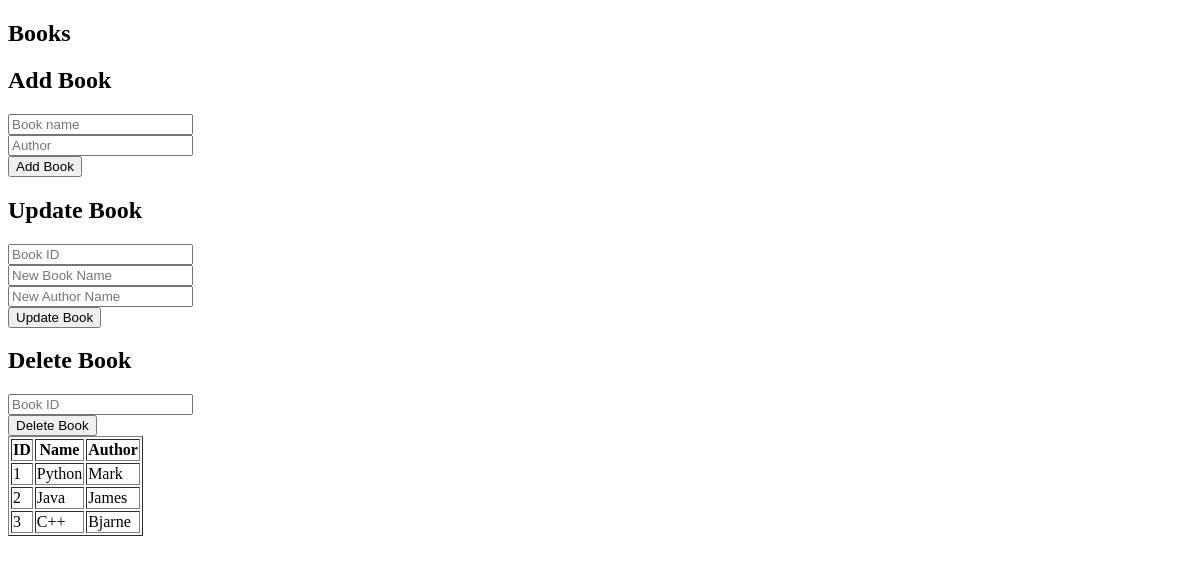
The app's page /, older data.
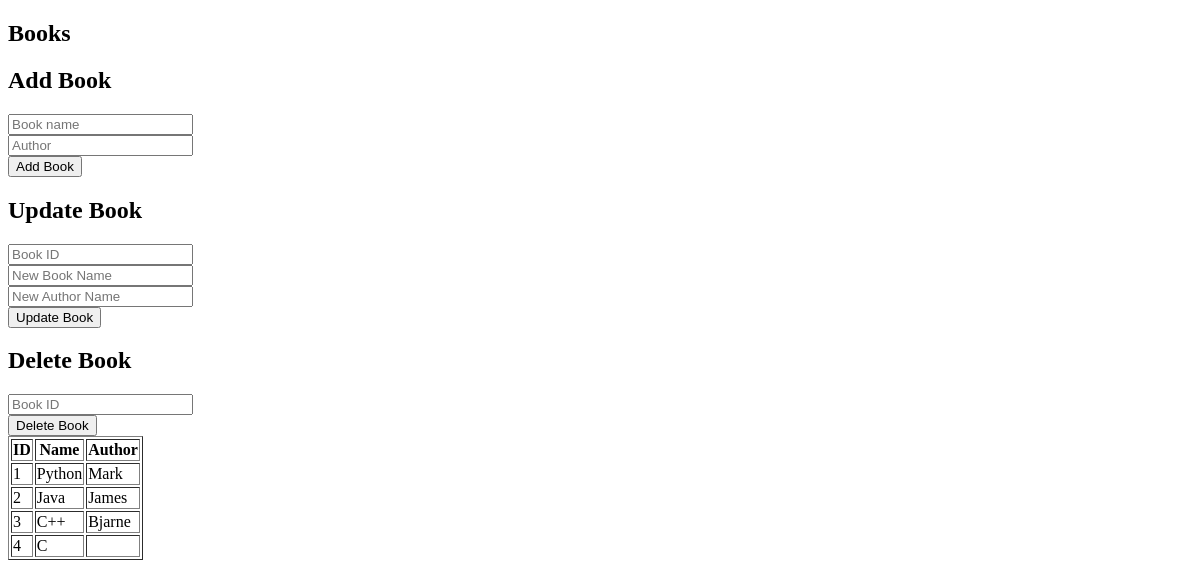
The same page, newer data.
### tables this page shows
CREATE TABLE books (
    id INTEGER PRIMARY KEY AUTOINCREMENT,
    name TEXT,
    author TEXT);

### app.py (the view)
@app.route("/")
def home():
    conn = sqlite3.connect("books.db")
    cursor = conn.cursor()
    cursor.execute("SELECT * FROM books")
    books = cursor.fetchall()
    conn.close()
    return render_template("index.html", books=books)

### templates/index.html (shortened to what this page needs)
<!doctype html>
<html>
  <head>
  </head>
  <body>
    <h2>Books</h2>
    <table border="1">
        <tr>
            <th>ID</th>
            <th>Name</th>
            <th>Author</th>
        </tr>
        {% for book in books %}
        <tr>
            <td>{{ book[0] }}</td>
            <td>{{ book[1] }}</td>
            <td>{{ book[2] }}</td>
        </tr>
        {% endfor %}
    <h2>Add Book</h2>
    <form action="/add" method="POST">
        <input type="text" name="name" placeholder="Book name">
        <br>
        <input type="text" name="author" placeholder="Author">
        <br>
        <button type="submit">Add Book</button>
    </form>
    <h2>Update Book</h2>
    <form action="/update" method="POST">
        <input type="number" name="id" placeholder="Book ID">
        <br>
        <input type="text" name="name" placeholder="New Book Name">
        <br>
        <input type="text" name="author" placeholder="New Author Name">
        <br>
        <button type="submit">Update Book</button>
    </form>
    <h2>Delete Book</h2>
    <form action="/delete" method="POST">
        <input type="number" name="id" placeholder="Book ID">
        <br>
        <button type="submit">Delete Book</button>
    </form>
    </table>
  </body>
</html>

Row changes from the older to the newer data that the page shows:
added books: id "4", name "C"
